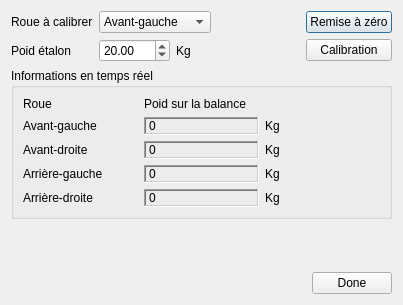
<?xml version="1.0" encoding="UTF-8"?>
<ui version="4.0">
 <class>FenetreCalibration</class>
 <widget class="QDialog" name="FenetreCalibration">
  <property name="geometry">
   <rect>
    <x>0</x>
    <y>0</y>
    <width>403</width>
    <height>305</height>
   </rect>
  </property>
  <property name="windowTitle">
   <string>Dialog</string>
  </property>
  <layout class="QVBoxLayout" name="verticalLayout">
   <item>
    <layout class="QGridLayout" name="gridLayout">
     <item row="0" column="2">
      <spacer name="horizontalSpacer_3">
       <property name="orientation">
        <enum>Qt::Horizontal</enum>
       </property>
       <property name="sizeHint" stdset="0">
        <size>
         <width>40</width>
         <height>20</height>
        </size>
       </property>
      </spacer>
     </item>
     <item row="0" column="3">
      <widget class="QPushButton" name="pushButton">
       <property name="text">
        <string>Remise à zéro</string>
       </property>
      </widget>
     </item>
     <item row="1" column="3">
      <widget class="QPushButton" name="pushButton_3">
       <property name="text">
        <string>Calibration</string>
       </property>
      </widget>
     </item>
     <item row="0" column="1">
      <widget class="QComboBox" name="comboBox">
       <item>
        <property name="text">
         <string>Avant-gauche</string>
        </property>
       </item>
       <item>
        <property name="text">
         <string>Avant-droite</string>
        </property>
       </item>
       <item>
        <property name="text">
         <string>Arrière-gauche</string>
        </property>
       </item>
       <item>
        <property name="text">
         <string>Arrière-droite</string>
        </property>
       </item>
      </widget>
     </item>
     <item row="0" column="0">
      <widget class="QLabel" name="RoueCalibrer">
       <property name="text">
        <string>Roue à calibrer</string>
       </property>
      </widget>
     </item>
     <item row="1" column="2">
      <spacer name="horizontalSpacer_2">
       <property name="orientation">
        <enum>Qt::Horizontal</enum>
       </property>
       <property name="sizeHint" stdset="0">
        <size>
         <width>40</width>
         <height>20</height>
        </size>
       </property>
      </spacer>
     </item>
     <item row="1" column="1">
      <layout class="QHBoxLayout" name="horizontalLayout_2">
       <item>
        <widget class="QDoubleSpinBox" name="doubleSpinBox">
         <property name="minimum">
          <double>0.010000000000000</double>
         </property>
         <property name="maximum">
          <double>9999.000000000000000</double>
         </property>
         <property name="stepType">
          <enum>QAbstractSpinBox::DefaultStepType</enum>
         </property>
         <property name="value">
          <double>20.000000000000000</double>
         </property>
        </widget>
       </item>
       <item>
        <widget class="QLabel" name="label_2">
         <property name="text">
          <string>Kg</string>
         </property>
        </widget>
       </item>
      </layout>
     </item>
     <item row="1" column="0">
      <widget class="QLabel" name="label">
       <property name="text">
        <string>Poid étalon</string>
       </property>
      </widget>
     </item>
    </layout>
   </item>
   <item>
    <widget class="QGroupBox" name="groupBox">
     <property name="title">
      <string>Informations en temps réel</string>
     </property>
     <layout class="QGridLayout" name="gridLayout_2">
      <item row="4" column="2">
       <widget class="QLabel" name="label_11">
        <property name="frameShape">
         <enum>QFrame::WinPanel</enum>
        </property>
        <property name="frameShadow">
         <enum>QFrame::Sunken</enum>
        </property>
        <property name="text">
         <string>0</string>
        </property>
       </widget>
      </item>
      <item row="0" column="2">
       <widget class="QLabel" name="label_8">
        <property name="text">
         <string>Poid sur la balance</string>
        </property>
       </widget>
      </item>
      <item row="6" column="2">
       <widget class="QLabel" name="label_13">
        <property name="frameShape">
         <enum>QFrame::WinPanel</enum>
        </property>
        <property name="frameShadow">
         <enum>QFrame::Sunken</enum>
        </property>
        <property name="text">
         <string>0</string>
        </property>
       </widget>
      </item>
      <item row="3" column="1">
       <widget class="QLabel" name="label_3">
        <property name="text">
         <string>Avant-gauche</string>
        </property>
       </widget>
      </item>
      <item row="4" column="1">
       <widget class="QLabel" name="label_6">
        <property name="text">
         <string>Avant-droite</string>
        </property>
       </widget>
      </item>
      <item row="6" column="1">
       <widget class="QLabel" name="label_5">
        <property name="text">
         <string>Arrière-droite</string>
        </property>
       </widget>
      </item>
      <item row="0" column="1">
       <widget class="QLabel" name="label_10">
        <property name="text">
         <string>Roue</string>
        </property>
       </widget>
      </item>
      <item row="3" column="2">
       <widget class="QLabel" name="label_7">
        <property name="frameShape">
         <enum>QFrame::WinPanel</enum>
        </property>
        <property name="frameShadow">
         <enum>QFrame::Sunken</enum>
        </property>
        <property name="text">
         <string>0</string>
        </property>
       </widget>
      </item>
      <item row="5" column="2">
       <widget class="QLabel" name="label_12">
        <property name="frameShape">
         <enum>QFrame::WinPanel</enum>
        </property>
        <property name="frameShadow">
         <enum>QFrame::Sunken</enum>
        </property>
        <property name="text">
         <string>0</string>
        </property>
       </widget>
      </item>
      <item row="5" column="1">
       <widget class="QLabel" name="label_4">
        <property name="text">
         <string>Arrière-gauche</string>
        </property>
       </widget>
      </item>
      <item row="3" column="3">
       <widget class="QLabel" name="label_9">
        <property name="text">
         <string>Kg</string>
        </property>
       </widget>
      </item>
      <item row="4" column="3">
       <widget class="QLabel" name="label_14">
        <property name="text">
         <string>Kg</string>
        </property>
       </widget>
      </item>
      <item row="5" column="3">
       <widget class="QLabel" name="label_15">
        <property name="text">
         <string>Kg</string>
        </property>
       </widget>
      </item>
      <item row="6" column="3">
       <widget class="QLabel" name="label_16">
        <property name="text">
         <string>Kg</string>
        </property>
       </widget>
      </item>
     </layout>
    </widget>
   </item>
   <item>
    <spacer name="verticalSpacer">
     <property name="orientation">
      <enum>Qt::Vertical</enum>
     </property>
     <property name="sizeHint" stdset="0">
      <size>
       <width>20</width>
       <height>10</height>
      </size>
     </property>
    </spacer>
   </item>
   <item>
    <layout class="QHBoxLayout" name="horizontalLayout">
     <item>
      <spacer name="horizontalSpacer">
       <property name="orientation">
        <enum>Qt::Horizontal</enum>
       </property>
       <property name="sizeHint" stdset="0">
        <size>
         <width>40</width>
         <height>20</height>
        </size>
       </property>
      </spacer>
     </item>
     <item>
      <widget class="QPushButton" name="pushButton_2">
       <property name="text">
        <string>Done</string>
       </property>
      </widget>
     </item>
    </layout>
   </item>
  </layout>
 </widget>
 <resources/>
 <connections>
  <connection>
   <sender>pushButton_2</sender>
   <signal>clicked()</signal>
   <receiver>FenetreCalibration</receiver>
   <slot>reject()</slot>
   <hints>
    <hint type="sourcelabel">
     <x>260</x>
     <y>142</y>
    </hint>
    <hint type="destinationlabel">
     <x>182</x>
     <y>100</y>
    </hint>
   </hints>
  </connection>
 </connections>
</ui>
